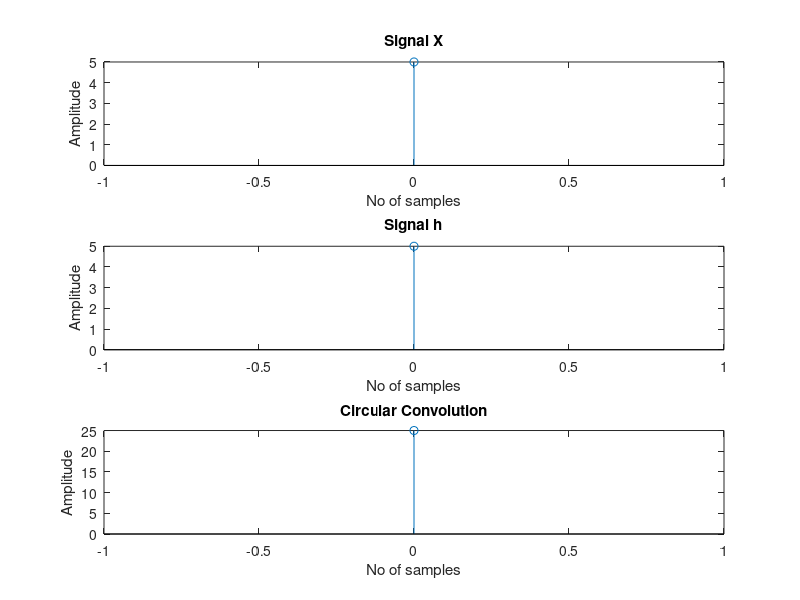

MATLAB code to generate this figure:
x = input('Enter x: ');
h = input('Enter h: ');
[r,c]=size(x);
[r1,c1]=size(h);
if(c>c1) 
  h=[h,zeros(c-c1)];
end
if (c1>c)  
  x=[x,zeros(c1-c)];
end
[r,n]=size(x);
n
oh = h;
hs = zeros(n,n);

for i=1:n
  for j=1:n
    hs(i,j)=h(j);
  end
  ths(2:n)=h(1:n-1);
  ths(1)=h(n);
  h=ths;
end

hs=hs';
x=x'
circonv=hs*x;

subplot(3,1,1);
stem(0:1:n-1,x);
xlabel("No of samples");
ylabel("Amplitude");
title("Signal X");

subplot(3,1,2);
stem(0:1:n-1,h);
xlabel("No of samples");
ylabel("Amplitude");
title("Signal h");

subplot(3,1,3);
stem(0:1:n-1,circonv);
xlabel('No of samples');
ylabel('Amplitude');
title('Circular Convolution');